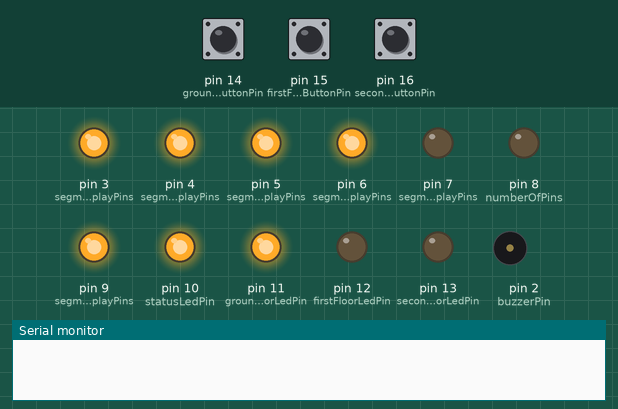
This sketch was run on a simulated Arduino Uno, built with avr-gcc and run on an emulated ATmega328P. Shown: output pins drawn as LEDs (lit = HIGH), buzzer (waves = sounding), the last lines printed to the serial monitor. The inputs (shaded band) are chosen by the test bench; at power-on: pin 15 (firstFloorButtonPin) HIGH, pin 14 (groundFloorButtonPin) HIGH, pin 16 (secondFloorButtonPin) HIGH. Pins used as bus, display or sensor lines are not drawn.

Above: at 1.2 s.
1.3 s: pin 15 (firstFloorButtonPin) pulled LOW for 0.15 s
At 2.7 s:
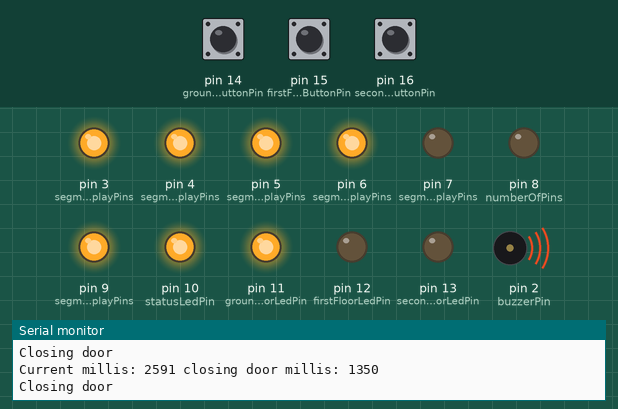
4.4 s: pin 14 (groundFloorButtonPin) pulled LOW for 0.15 s
At 5.7 s:
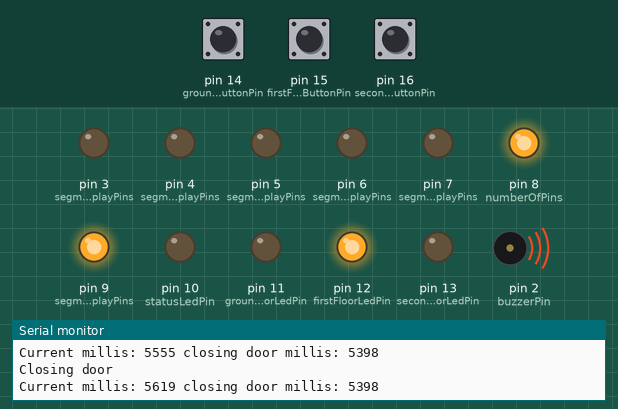
7.5 s: pin 14 (groundFloorButtonPin) pulled LOW for 1 s
10.9 s: pin 16 (secondFloorButtonPin) pulled LOW for 0.15 s
At 13.74 s:
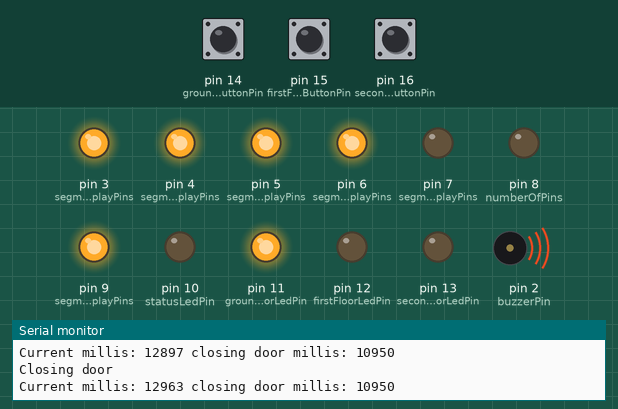
14.0 s: pin 16 (secondFloorButtonPin) pulled LOW for 1 s
18.0 s: pin 15 (firstFloorButtonPin) pulled LOW for 0.15 s
At 23.8 s:
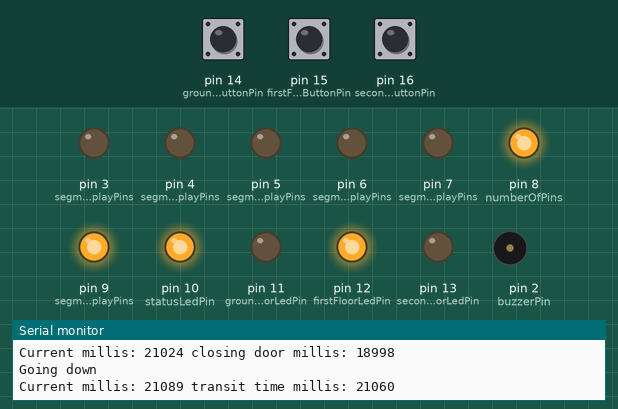
Timing chart, 0 to 24.5 s (numbered marks = the images above; inputs shaded):
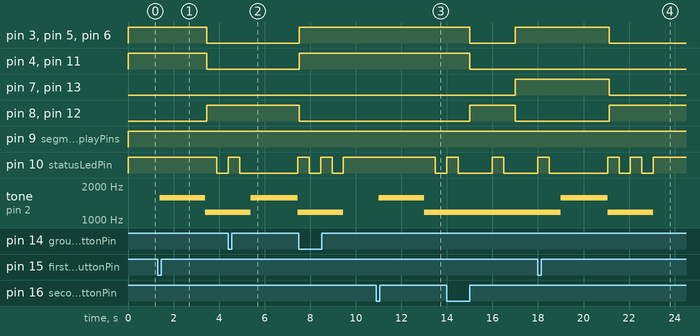

Measured:
- after the input at 1.3 s, pin 3 (segmentDisplayPins), pin 4 (segmentDisplayPins): HIGH → LOW after 2.2 s
- after the input at 4.4 s, tone on pin 2 (buzzerPin): 1175 Hz → 1568 Hz after 1.0 s, → 1175 Hz 2.1 s later
- after the input at 10.9 s, pin 10 (statusLedPin): HIGH → LOW after 2.6 s, → HIGH 0.50 s later; tone on pin 2 (buzzerPin): silent → 1568 Hz after 0.10 s, → 1175 Hz 2.0 s later
- after the input at 18.0 s, pin 3 (segmentDisplayPins), pin 5 (segmentDisplayPins): HIGH → LOW after 3.1 s

The sketch:

hw3_elevatorSimulator.ino
```cpp
#include "SegmentDisplay.h"
#define NOTE_G6 1568
#define NOTE_D6 1175
#define DEFAULT_BUZZER_FREQUENCY 1
#define MAX_CLOSING_DOOR_TIME 2000
#define STATUS_LED_HIGH_TIME_INTERVAL 1000
#define STATUS_LED_LOW_TIME_INTERVAL 500
#define TRANSIT_MOVE_LIFT 2000

unsigned int segmentDisplayPins[] = {1, 3, 4, 5, 6, 7, 8, 9},
  groundFloorButtonPin = 14, firstFloorButtonPin = 15, secondFloorButtonPin = 16,
  statusLedPin = 10, groundFloorLedPin = 11, firstFloorLedPin = 12, secondFloorLedPin = 13,
  buzzerPin = 2;
unsigned int *decisionQueue, *oldDecisionQueue, queueIndex = 0, decisionQueueSize = 1, currentFloor = 0;
unsigned int groundFloorButtonStatus, firstFloorButtonStatus, secondFloorButtonStatus;
unsigned int lastDebounceTime = 0, currentDebounceTime, currentMillis, closingDoorTime = 0, transitTime = 0, liftStatus = 0;
const SegmentDisplay segmentDisplay(segmentDisplayPins);

unsigned long debounceDelay = 50; // Adjust this value as needed
unsigned long lastGroundFloorButtonTime = 0, lastFirstFloorButtonTime = 0, lastSecondFloorButtonTime = 0;
bool lastGroundFloorButtonState = HIGH, lastFirstFloorButtonState = HIGH, lastSecondFloorButtonState = HIGH;
bool hasBeenCalledForFloor[3] = {0, 0, 0};

void setup() {
  Serial.begin(9600);

  // Button pins initialization
  pinMode(groundFloorButtonPin, INPUT_PULLUP);
  pinMode(firstFloorButtonPin, INPUT_PULLUP);
  pinMode(secondFloorButtonPin, INPUT_PULLUP);

  // LED pins initialization
  pinMode(statusLedPin, OUTPUT);
  pinMode(groundFloorLedPin, OUTPUT);
  pinMode(firstFloorLedPin, OUTPUT);
  pinMode(secondFloorLedPin, OUTPUT);

  // Buzzer pin initialization
  pinMode(buzzerPin, OUTPUT);

  // Initialize the decision queue and floor
  decisionQueue = new unsigned int[decisionQueueSize];
  decisionQueue[decisionQueueSize - 1] = 0;
}

void loop() {
  currentMillis = millis();

  debounceButton(groundFloorButtonPin, lastGroundFloorButtonState, lastGroundFloorButtonTime, currentMillis, groundFloorButtonStatus, 0);
  debounceButton(firstFloorButtonPin, lastFirstFloorButtonState, lastFirstFloorButtonTime, currentMillis, firstFloorButtonStatus, 1);
  debounceButton(secondFloorButtonPin, lastSecondFloorButtonState, lastSecondFloorButtonTime, currentMillis, secondFloorButtonStatus, 2);

  if (queueIndex != (decisionQueueSize - 1)) {
    if (!closingDoorTime && !liftStatus) {
      closingDoorTime = millis();
    }
    if (abs(millis() - closingDoorTime) < MAX_CLOSING_DOOR_TIME && !liftStatus) {
      Serial.println("Closing door");
      Serial.print("Current millis: ");
      Serial.print(millis());
      Serial.print(" closing door millis: ");
      Serial.println(closingDoorTime);
      tone(buzzerPin, NOTE_G6);
    }

    if (abs(millis() - closingDoorTime) >= MAX_CLOSING_DOOR_TIME && !liftStatus) {
      liftStatus = 1; // set to tranzit through floors
      transitTime = millis();
      noTone(buzzerPin);
    }

    if (liftStatus == 1) {
      tone(buzzerPin, NOTE_D6);
      if ((millis() - transitTime) % STATUS_LED_HIGH_TIME_INTERVAL == 0) {
        digitalWrite(statusLedPin, HIGH);
      } else if ((millis() - transitTime) % STATUS_LED_LOW_TIME_INTERVAL == 0) {
        digitalWrite(statusLedPin, LOW);
      }

      if ((millis() - transitTime) % TRANSIT_MOVE_LIFT == 0 && transitTime != millis()) {
        if (decisionQueue[queueIndex + 1] > currentFloor) {
          Serial.println("Going up");
          Serial.print("Current millis: ");
          Serial.print(millis());
          Serial.print(" transit time millis: ");
          Serial.println(transitTime);

          currentFloor += 1;
          updateFloorsLedStatus(currentFloor);
        } else if (decisionQueue[queueIndex + 1] < currentFloor) {
          Serial.println("Going down");
          Serial.print("Current millis: ");
          Serial.print(millis());
          Serial.print(" transit time millis: ");

          Serial.println(transitTime);
          currentFloor -= 1;
          updateFloorsLedStatus(currentFloor);
        } else {
          liftStatus = 2;
        }
      }
    }

    if (liftStatus == 2) {
      noTone(buzzerPin);
      liftStatus = closingDoorTime = 0;
      queueIndex++;
      hasBeenCalledForFloor[currentFloor] = false;
    }
  } else {
    digitalWrite(statusLedPin, HIGH);
    updateFloorsLedStatus(currentFloor);
  }
}

// Function to debounce a button
void debounceButton(int buttonPin, bool& lastButtonState, unsigned long& lastDebounceTime, unsigned long currentMillis, unsigned int& buttonStatus, unsigned int floorToAdd) {
  int reading = digitalRead(buttonPin);

  if (reading != lastButtonState) {
    lastDebounceTime = currentMillis;
  }

  if ((currentMillis - lastDebounceTime) > debounceDelay) {
    if (reading != buttonStatus) {
      buttonStatus = reading;

      if (buttonStatus == LOW) {
        Serial.print("Detected push for floor ");
        Serial.println(floorToAdd);
        if (currentFloor != floorToAdd && decisionQueue[decisionQueueSize - 1] != floorToAdd && !hasBeenCalledForFloor[floorToAdd]) {
          Serial.println("Adding it to the queue");
          if (oldDecisionQueue != NULL) {
            delete[] oldDecisionQueue;
          }
          oldDecisionQueue = new unsigned int[decisionQueueSize];
          for (unsigned int i = 0; i < decisionQueueSize; i++) {
            oldDecisionQueue[i] = decisionQueue[i];
          }
          if (decisionQueue != NULL) {
            delete[] decisionQueue;
          }
          decisionQueue = new unsigned int[++decisionQueueSize];
          for (unsigned int i = 0; i < decisionQueueSize - 1; i++) {
            decisionQueue[i] = oldDecisionQueue[i];
          }
          decisionQueue[decisionQueueSize - 1] = floorToAdd;
          hasBeenCalledForFloor[floorToAdd] = true;
        }
      }
    }
  }

  lastButtonState = reading;
}

void updateFloorsLedStatus(unsigned int floorNo) {
  switch (floorNo) {
      case 0: {
        digitalWrite(groundFloorLedPin, HIGH);
        digitalWrite(firstFloorLedPin, LOW);
        digitalWrite(secondFloorLedPin, LOW);
        break;
      }
      case 1: {
        digitalWrite(groundFloorLedPin, LOW);
        digitalWrite(firstFloorLedPin, HIGH);
        digitalWrite(secondFloorLedPin, LOW);
        break;
      }
      case 2: {
        digitalWrite(groundFloorLedPin, LOW);
        digitalWrite(firstFloorLedPin, LOW);
        digitalWrite(secondFloorLedPin, HIGH);
        break;
      }
      default: {
        break;
      }
    }

    segmentDisplay.updateDisplayWithFloorNumber(floorNo);
}
```

SegmentDisplay.cpp
```cpp
#include "SegmentDisplay.h"
#include <Arduino.h>

/**
 * Grid representation of the following symbols
 * P for the ground floor
 * 1 for the first floor
 * 2 for the second floor
 */
const bool SegmentDisplay::displayConfiguration[3][8] = {
  {1, 1, 1, 1, 1, 0, 0, 1},
  {1, 0, 0, 0, 0, 0, 1, 1},
  {1, 1, 0, 1, 1, 1, 0, 1}
};

// Number of connected pins to display informations.
const unsigned int SegmentDisplay::numberOfPins = 8;

/**
 * Class constructor for initialization of the segment display.
 */
SegmentDisplay::SegmentDisplay(unsigned int *displayPins)
  : displayPins(new unsigned int[SegmentDisplay::numberOfPins]) {
  for (unsigned int i = 0; i < SegmentDisplay::numberOfPins; i++) {
    this->displayPins[i] = displayPins[i];

    pinMode(this->displayPins[i], OUTPUT);
  }
}

/**
 * Class destructor used to free build up memory from the pins array.
 */
SegmentDisplay::~SegmentDisplay() {
  if (this->displayPins != NULL) {
    delete[] this->displayPins;
  }
}

/**
 * Set on each segment the corresponding state to draw the symbol.
 */
void SegmentDisplay::updateDisplayWithFloorNumber(unsigned int floorNo) const {
  for (unsigned int i = 0; i < SegmentDisplay::numberOfPins; i++) {
    digitalWrite(this->displayPins[i], SegmentDisplay::displayConfiguration[floorNo][i]);
  }
}
```

SegmentDisplay.h
```cpp
#ifndef SegmentDisplay_h
#define SegmentDisplay_h

#include <Arduino.h>

class SegmentDisplay {
  private:
    static const bool displayConfiguration[3][8];
    static const unsigned int numberOfPins;
    unsigned int *displayPins;
  public:
    SegmentDisplay(unsigned int*);
    ~SegmentDisplay();
    void updateDisplayWithFloorNumber(unsigned int) const;
};

#endif
```
